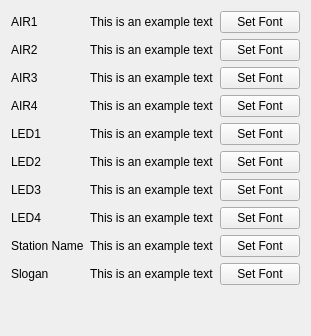
     <widget class="QWidget" name="tab_fonts">
      <attribute name="title">
       <string>Fonts</string>
      </attribute>
      <layout class="QGridLayout" name="gridLayout_7">
       <item row="0" column="1">
        <layout class="QGridLayout" name="gridLayout_6" columnstretch="1,4,1">
         <item row="3" column="0">
          <widget class="QLabel" name="label_38">
           <property name="text">
            <string>AIR4</string>
           </property>
           <property name="buddy">
            <cstring>SetFont_AIR4</cstring>
           </property>
          </widget>
         </item>
         <item row="4" column="0">
          <widget class="QLabel" name="label_29">
           <property name="text">
            <string>LED1</string>
           </property>
           <property name="buddy">
            <cstring>SetFont_LED1</cstring>
           </property>
          </widget>
         </item>
         <item row="0" column="0">
          <widget class="QLabel" name="label_35">
           <property name="text">
            <string>AIR1</string>
           </property>
           <property name="buddy">
            <cstring>SetFont_AIR1</cstring>
           </property>
          </widget>
         </item>
         <item row="7" column="0">
          <widget class="QLabel" name="label_32">
           <property name="text">
            <string>LED4</string>
           </property>
           <property name="buddy">
            <cstring>SetFont_LED4</cstring>
           </property>
          </widget>
         </item>
         <item row="9" column="0">
          <widget class="QLabel" name="label_34">
           <property name="text">
            <string>Slogan</string>
           </property>
           <property name="buddy">
            <cstring>SetFont_Slogan</cstring>
           </property>
          </widget>
         </item>
         <item row="5" column="0">
          <widget class="QLabel" name="label_30">
           <property name="text">
            <string>LED2</string>
           </property>
           <property name="buddy">
            <cstring>SetFont_LED2</cstring>
           </property>
          </widget>
         </item>
         <item row="8" column="0">
          <widget class="QLabel" name="label_33">
           <property name="text">
            <string>Station Name</string>
           </property>
           <property name="buddy">
            <cstring>SetFont_StationName</cstring>
           </property>
          </widget>
         </item>
         <item row="1" column="0">
          <widget class="QLabel" name="label_36">
           <property name="text">
            <string>AIR2</string>
           </property>
           <property name="buddy">
            <cstring>SetFont_AIR2</cstring>
           </property>
          </widget>
         </item>
         <item row="6" column="0">
          <widget class="QLabel" name="label_31">
           <property name="text">
            <string>LED3</string>
           </property>
           <property name="buddy">
            <cstring>SetFont_LED3</cstring>
           </property>
          </widget>
         </item>
         <item row="0" column="1">
          <widget class="QLabel" name="ExampleFont_AIR1">
           <property name="text">
            <string>This is an example text</string>
           </property>
          </widget>
         </item>
         <item row="1" column="1">
          <widget class="QLabel" name="ExampleFont_AIR2">
           <property name="text">
            <string>This is an example text</string>
           </property>
          </widget>
         </item>
         <item row="2" column="0">
          <widget class="QLabel" name="label_37">
           <property name="text">
            <string>AIR3</string>
           </property>
           <property name="buddy">
            <cstring>SetFont_AIR3</cstring>
           </property>
          </widget>
         </item>
         <item row="2" column="1">
          <widget class="QLabel" name="ExampleFont_AIR3">
           <property name="text">
            <string>This is an example text</string>
           </property>
          </widget>
         </item>
         <item row="3" column="1">
          <widget class="QLabel" name="ExampleFont_AIR4">
           <property name="text">
            <string>This is an example text</string>
           </property>
          </widget>
         </item>
         <item row="4" column="1">
          <widget class="QLabel" name="ExampleFont_LED1">
           <property name="text">
            <string>This is an example text</string>
           </property>
          </widget>
         </item>
         <item row="5" column="1">
          <widget class="QLabel" name="ExampleFont_LED2">
           <property name="text">
            <string>This is an example text</string>
           </property>
          </widget>
         </item>
         <item row="6" column="1">
          <widget class="QLabel" name="ExampleFont_LED3">
           <property name="text">
            <string>This is an example text</string>
           </property>
          </widget>
         </item>
         <item row="7" column="1">
          <widget class="QLabel" name="ExampleFont_LED4">
           <property name="text">
            <string>This is an example text</string>
           </property>
          </widget>
         </item>
         <item row="8" column="1">
          <widget class="QLabel" name="ExampleFont_StationName">
           <property name="text">
            <string>This is an example text</string>
           </property>
          </widget>
         </item>
         <item row="9" column="1">
          <widget class="QLabel" name="ExampleFont_Slogan">
           <property name="text">
            <string>This is an example text</string>
           </property>
          </widget>
         </item>
         <item row="2" column="2">
          <widget class="QPushButton" name="SetFont_AIR3">
           <property name="text">
            <string>Set Font</string>
           </property>
          </widget>
         </item>
         <item row="0" column="2">
          <widget class="QPushButton" name="SetFont_AIR1">
           <property name="text">
            <string>Set Font</string>
           </property>
          </widget>
         </item>
         <item row="1" column="2">
          <widget class="QPushButton" name="SetFont_AIR2">
           <property name="text">
            <string>Set Font</string>
           </property>
          </widget>
         </item>
         <item row="3" column="2">
          <widget class="QPushButton" name="SetFont_AIR4">
           <property name="text">
            <string>Set Font</string>
           </property>
          </widget>
         </item>
         <item row="4" column="2">
          <widget class="QPushButton" name="SetFont_LED1">
           <property name="text">
            <string>Set Font</string>
           </property>
          </widget>
         </item>
         <item row="5" column="2">
          <widget class="QPushButton" name="SetFont_LED2">
           <property name="text">
            <string>Set Font</string>
           </property>
          </widget>
         </item>
         <item row="6" column="2">
          <widget class="QPushButton" name="SetFont_LED3">
           <property name="text">
            <string>Set Font</string>
           </property>
          </widget>
         </item>
         <item row="7" column="2">
          <widget class="QPushButton" name="SetFont_LED4">
           <property name="text">
            <string>Set Font</string>
           </property>
          </widget>
         </item>
         <item row="8" column="2">
          <widget class="QPushButton" name="SetFont_StationName">
           <property name="text">
            <string>Set Font</string>
           </property>
          </widget>
         </item>
         <item row="9" column="2">
          <widget class="QPushButton" name="SetFont_Slogan">
           <property name="text">
            <string>Set Font</string>
           </property>
          </widget>
         </item>
        </layout>
       </item>
       <item row="1" column="1">
        <spacer name="verticalSpacer_8">
         <property name="orientation">
          <enum>Qt::Orientation::Vertical</enum>
         </property>
         <property name="sizeHint" stdset="0">
          <size>
           <width>20</width>
           <height>40</height>
          </size>
         </property>
        </spacer>
       </item>
      </layout>
     </widget>
